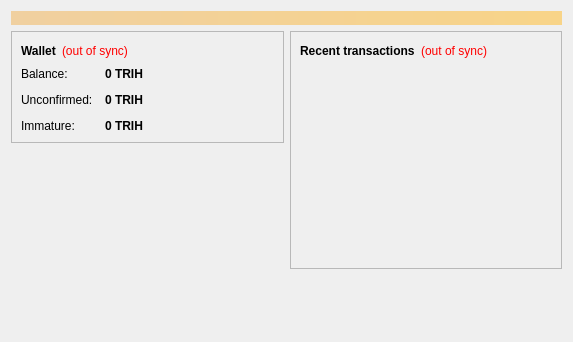
<?xml version="1.0" encoding="UTF-8"?>
<ui version="4.0">
 <class>OverviewPage</class>
 <widget class="QWidget" name="OverviewPage">
  <property name="geometry">
   <rect>
    <x>0</x>
    <y>0</y>
    <width>573</width>
    <height>342</height>
   </rect>
  </property>
  <property name="windowTitle">
   <string>Form</string>
  </property>
  <layout class="QVBoxLayout" name="topLayout">
   <item>
    <widget class="QLabel" name="labelAlerts">
     <property name="visible">
      <bool>false</bool>
     </property>
     <property name="styleSheet">
      <string notr="true">background-color: qlineargradient(x1: 0, y1: 0, x2: 1, y2: 0, stop:0 #F0D0A0, stop:1 #F8D488); color:#000000;</string>
     </property>
     <property name="wordWrap">
      <bool>true</bool>
     </property>
     <property name="margin">
      <number>3</number>
     </property>
    </widget>
   </item>
   <item>
    <layout class="QHBoxLayout" name="horizontalLayout" stretch="1,1">
     <item>
      <layout class="QVBoxLayout" name="verticalLayout_2">
       <item>
        <widget class="QFrame" name="frame">
         <property name="frameShape">
          <enum>QFrame::StyledPanel</enum>
         </property>
         <property name="frameShadow">
          <enum>QFrame::Raised</enum>
         </property>
         <layout class="QVBoxLayout" name="verticalLayout_4">
          <item>
           <layout class="QHBoxLayout" name="horizontalLayout_4">
            <item>
             <widget class="QLabel" name="label_5">
              <property name="font">
               <font>
                <weight>75</weight>
                <bold>true</bold>
               </font>
              </property>
              <property name="text">
               <string>Wallet</string>
              </property>
             </widget>
            </item>
            <item>
             <widget class="QLabel" name="labelWalletStatus">
              <property name="toolTip">
               <string>The displayed information may be out of date. Your wallet automatically synchronizes with the Trihardcoin network after a connection is established, but this process has not completed yet.</string>
              </property>
              <property name="styleSheet">
               <string notr="true">QLabel { color: red; }</string>
              </property>
              <property name="text">
               <string notr="true">(out of sync)</string>
              </property>
              <property name="alignment">
               <set>Qt::AlignLeading|Qt::AlignLeft|Qt::AlignVCenter</set>
              </property>
             </widget>
            </item>
            <item>
             <spacer name="horizontalSpacer_2">
              <property name="orientation">
               <enum>Qt::Horizontal</enum>
              </property>
              <property name="sizeHint" stdset="0">
               <size>
                <width>40</width>
                <height>20</height>
               </size>
              </property>
             </spacer>
            </item>
           </layout>
          </item>
          <item>
           <layout class="QFormLayout" name="formLayout_2">
            <property name="fieldGrowthPolicy">
             <enum>QFormLayout::AllNonFixedFieldsGrow</enum>
            </property>
            <property name="horizontalSpacing">
             <number>12</number>
            </property>
            <property name="verticalSpacing">
             <number>12</number>
            </property>
            <item row="0" column="0">
             <widget class="QLabel" name="label">
              <property name="text">
               <string>Balance:</string>
              </property>
             </widget>
            </item>
            <item row="0" column="1">
             <widget class="QLabel" name="labelBalance">
              <property name="font">
               <font>
                <weight>75</weight>
                <bold>true</bold>
               </font>
              </property>
              <property name="cursor">
               <cursorShape>IBeamCursor</cursorShape>
              </property>
              <property name="toolTip">
               <string>Your current balance</string>
              </property>
              <property name="text">
               <string notr="true">0 TRIH</string>
              </property>
              <property name="textInteractionFlags">
               <set>Qt::LinksAccessibleByMouse|Qt::TextSelectableByKeyboard|Qt::TextSelectableByMouse</set>
              </property>
             </widget>
            </item>
            <item row="1" column="0">
             <widget class="QLabel" name="label_3">
              <property name="text">
               <string>Unconfirmed:</string>
              </property>
             </widget>
            </item>
            <item row="1" column="1">
             <widget class="QLabel" name="labelUnconfirmed">
              <property name="font">
               <font>
                <weight>75</weight>
                <bold>true</bold>
               </font>
              </property>
              <property name="cursor">
               <cursorShape>IBeamCursor</cursorShape>
              </property>
              <property name="toolTip">
               <string>Total of transactions that have yet to be confirmed, and do not yet count toward the current balance</string>
              </property>
              <property name="text">
               <string notr="true">0 TRIH</string>
              </property>
              <property name="textInteractionFlags">
               <set>Qt::LinksAccessibleByMouse|Qt::TextSelectableByKeyboard|Qt::TextSelectableByMouse</set>
              </property>
             </widget>
            </item>
            <item row="2" column="0">
             <widget class="QLabel" name="labelImmatureText">
              <property name="text">
               <string>Immature:</string>
              </property>
             </widget>
            </item>
            <item row="2" column="1">
             <widget class="QLabel" name="labelImmature">
              <property name="font">
               <font>
                <weight>75</weight>
                <bold>true</bold>
               </font>
              </property>
              <property name="toolTip">
               <string>Mined balance that has not yet matured</string>
              </property>
              <property name="text">
               <string notr="true">0 TRIH</string>
              </property>
              <property name="textInteractionFlags">
               <set>Qt::LinksAccessibleByMouse|Qt::TextSelectableByKeyboard|Qt::TextSelectableByMouse</set>
              </property>
             </widget>
            </item>
           </layout>
          </item>
         </layout>
        </widget>
       </item>
       <item>
        <spacer name="verticalSpacer">
         <property name="orientation">
          <enum>Qt::Vertical</enum>
         </property>
         <property name="sizeHint" stdset="0">
          <size>
           <width>20</width>
           <height>40</height>
          </size>
         </property>
        </spacer>
       </item>
      </layout>
     </item>
     <item>
      <layout class="QVBoxLayout" name="verticalLayout_3">
       <item>
        <widget class="QFrame" name="frame_2">
         <property name="frameShape">
          <enum>QFrame::StyledPanel</enum>
         </property>
         <property name="frameShadow">
          <enum>QFrame::Raised</enum>
         </property>
         <layout class="QVBoxLayout" name="verticalLayout">
          <item>
           <layout class="QHBoxLayout" name="horizontalLayout_2">
            <item>
             <widget class="QLabel" name="label_4">
              <property name="text">
               <string>&lt;b&gt;Recent transactions&lt;/b&gt;</string>
              </property>
             </widget>
            </item>
            <item>
             <widget class="QLabel" name="labelTransactionsStatus">
              <property name="toolTip">
               <string>The displayed information may be out of date. Your wallet automatically synchronizes with the Trihardcoin network after a connection is established, but this process has not completed yet.</string>
              </property>
              <property name="styleSheet">
               <string notr="true">QLabel { color: red; }</string>
              </property>
              <property name="text">
               <string notr="true">(out of sync)</string>
              </property>
              <property name="alignment">
               <set>Qt::AlignRight|Qt::AlignTrailing|Qt::AlignVCenter</set>
              </property>
             </widget>
            </item>
            <item>
             <spacer name="horizontalSpacer">
              <property name="orientation">
               <enum>Qt::Horizontal</enum>
              </property>
              <property name="sizeHint" stdset="0">
               <size>
                <width>40</width>
                <height>20</height>
               </size>
              </property>
             </spacer>
            </item>
           </layout>
          </item>
          <item>
           <widget class="QListView" name="listTransactions">
            <property name="styleSheet">
             <string notr="true">QListView { background: transparent; }</string>
            </property>
            <property name="frameShape">
             <enum>QFrame::NoFrame</enum>
            </property>
            <property name="verticalScrollBarPolicy">
             <enum>Qt::ScrollBarAlwaysOff</enum>
            </property>
            <property name="horizontalScrollBarPolicy">
             <enum>Qt::ScrollBarAlwaysOff</enum>
            </property>
            <property name="selectionMode">
             <enum>QAbstractItemView::NoSelection</enum>
            </property>
           </widget>
          </item>
         </layout>
        </widget>
       </item>
       <item>
        <spacer name="verticalSpacer_2">
         <property name="orientation">
          <enum>Qt::Vertical</enum>
         </property>
         <property name="sizeHint" stdset="0">
          <size>
           <width>20</width>
           <height>40</height>
          </size>
         </property>
        </spacer>
       </item>
      </layout>
     </item>
    </layout>
   </item>
  </layout>
 </widget>
 <resources/>
 <connections/>
</ui>
